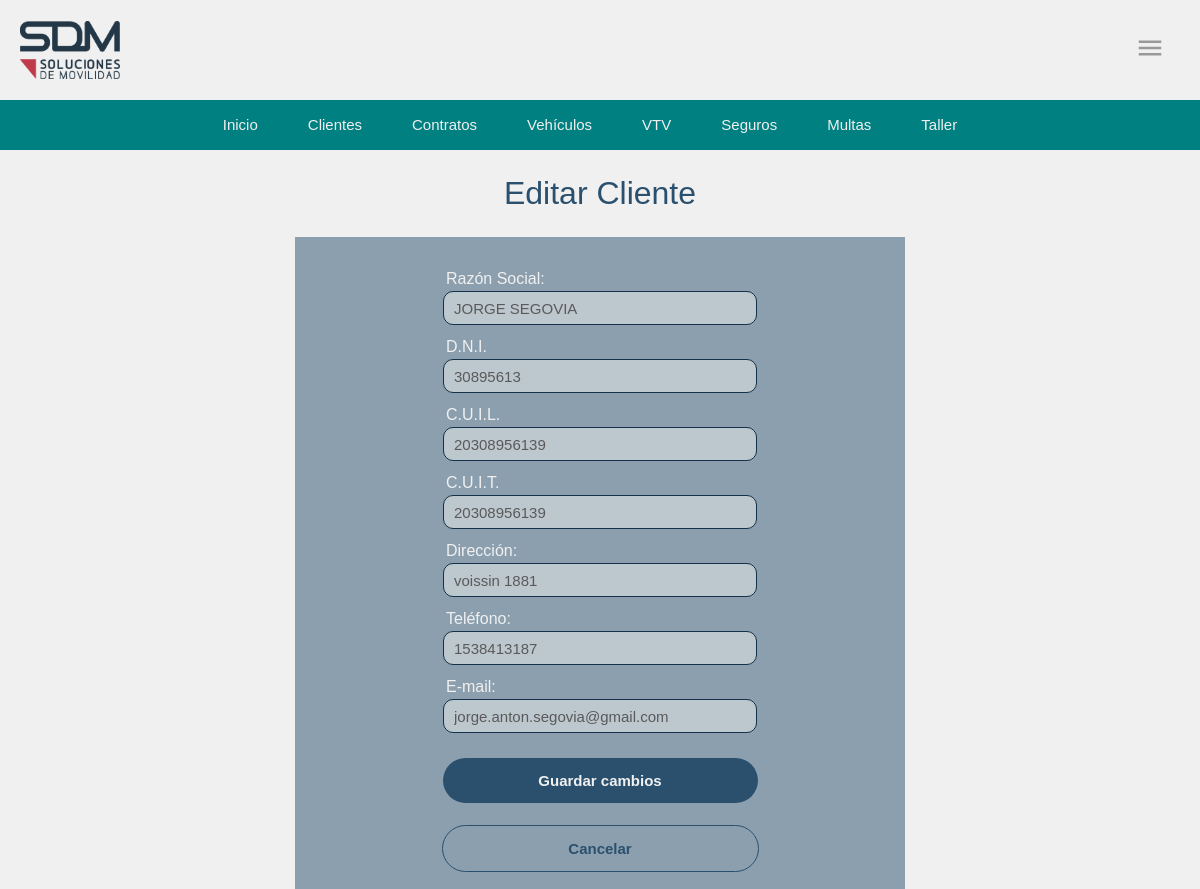
Screenshot of /operacion/clientes/editar/1/ (signed in) with the database file from the repository.
### operacion/models.py (models this page shows, shortened)
class Cliente(models.Model):
    razon_social = models.CharField(max_length=50, verbose_name="Razón Social")
    dni = models.PositiveBigIntegerField(unique=True, verbose_name="D.N.I.", null=True, blank=True)
    cuil = models.PositiveBigIntegerField(unique=True,null=True, blank=True, verbose_name="C.U.I.L.")
    cuit = models.PositiveBigIntegerField(unique=True,null=True, blank=True, verbose_name="C.U.I.T.")
    direccion = models.CharField(max_length=50, verbose_name="Dirección", null=True, blank=True)
    telefono = models.PositiveIntegerField(default=0, verbose_name="Teléfono")
    email = models.CharField(max_length=50, verbose_name="E-mail", null=True, blank=True)
    visible = models.BooleanField(default=True)  # Campo de visibilidad
    class Meta:
        verbose_name_plural = "Cliente empresa"

### operacion/views.py (the view)
# urls.py: path('clientes/editar/<int:pk>/', editar_cliente, name='editar_cliente'),
@login_required
def editar_cliente(request, pk):
    cliente = get_object_or_404(Cliente, pk=pk)
    if request.method == 'POST':
        form = ClienteForm(request.POST, instance=cliente)
        if form.is_valid():
            form.save()
            return redirect('listado_clientes')  # Redirigir al listado después de guardar
    else:
        form = ClienteForm(instance=cliente)
    return render(request, 'clientes/editar_cliente.html', {'form': form})

### operacion/forms.py
class ClienteForm(forms.ModelForm):
    class Meta:
        model = Cliente
        fields = '__all__'  # Incluye todos los campos del modelo
        exclude = ['visible']  # Sustituye con el nombre del campo que deseas ocultar
        widgets = {
            'nombre': forms.TextInput(attrs={'class': 'form-control'}),
            'cuit': forms.NumberInput(attrs={'class': 'form-control'}),
            'direccion': forms.TextInput(attrs={'class': 'form-control'}),
            'telefono': forms.TextInput(attrs={'class': 'form-control'}),
            'email': forms.EmailInput(attrs={'class': 'form-control'}),
        }

### operacion/templates/clientes/editar_cliente.html (shortened to what this page needs)
{% load static %}
<!DOCTYPE html>
<html lang="en">
<head>
    <link rel="stylesheet" type="text/css" href="{% static './style_form.css' %}">
</head>
<body class="app">
    <div class="head">
        {% include 'cabecera.html' %}
        {% include 'bnav.html' %}
    </div>
    <h1>Editar Cliente</h1>
    <form method="post">
        {{ form.as_p }}
        <button type="submit">Guardar cambios</button>
        <a href="{% url 'listado_clientes' %}">Cancelar</a>
    </form>
</body>
</html>

### operacion/static/style_form.css (style rules this page uses)
body { margin: 0; padding: 0; }
:root { --background: rgb(240,240,240); --foreground: rgb(42, 80, 110); }
.app { display: flex; flex-direction: column; justify-content: center; align-items: center; background-color: var(--background); }
.head { position: sticky; top: 0; z-index: 99; }
h1 { color:var(--foreground); font-family: Verdana, Geneva, Tahoma, sans-serif; font-weight: lighter; margin: 25px; }
form button { margin: 20px; width: 315px; height: 45px; background-color: rgb(42, 80, 110); border-radius: 50px; border: 0px; color: rgb(240,240,240); font-size: 15px; font-family: Verdana, Geneva, Tahoma, sans-serif; font-weight: bold; }
form a { margin: 2px; width: 315px; height: 45px; border-radius: 50px; border: solid 1px rgb(42, 80, 110); color: rgb(42, 80, 110); font-size: 15px; font-family: Verdana, Geneva, Tahoma, sans-serif; font-weight: bold; text-decoration: none; text-align: center; align-content: center; }

### operacion/static/style_cabecera.css (style rules this page uses)
body { margin: 0; padding: 0; }

### operacion/static/style_bnav.css (style rules this page uses)
body { margin: 0; padding: 0; }

### rows the page displays
Cliente: razon_social "JORGE SEGOVIA", dni "30895613", cuil "20308956139", cuit "20308956139", direccion "voissin 1881", telefono "1538413187", email "jorge.anton.segovia@gmail.com"
